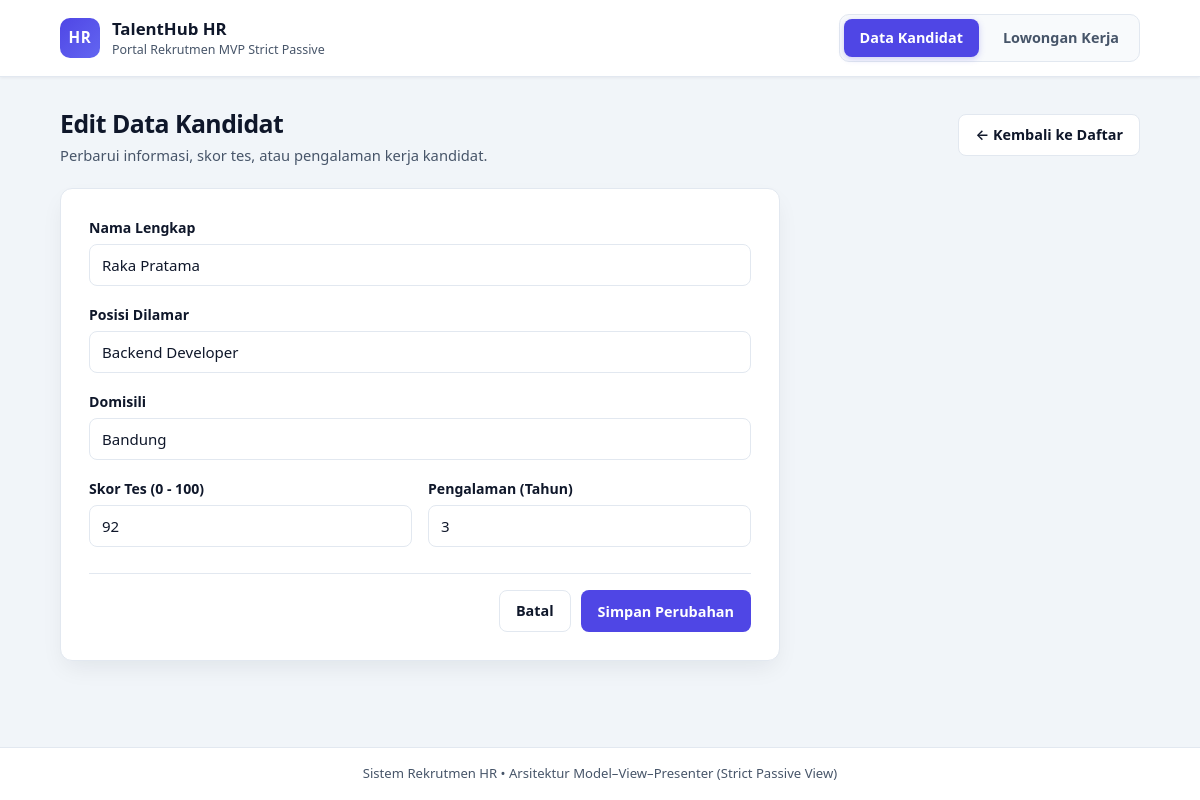
The page /project/index.php?module=kandidat&screen=edit&id=1 on the database its author committed.
### tables this page shows
CREATE TABLE IF NOT EXISTS `kandidat` (
  `id` int(11) NOT NULL AUTO_INCREMENT,
  `nama` varchar(100) NOT NULL,
  `posisi` varchar(100) NOT NULL,
  `domisili` varchar(100) NOT NULL,
  `skorTes` int(11) NOT NULL DEFAULT 0,
  `pengalamanTahun` int(11) NOT NULL DEFAULT 0,
  PRIMARY KEY (`id`)
);

### project/models/DB.php (called while the page is built, shortened)
<?php
class DB
{
    protected ?PDO $conn = null;
    public function __construct(
        string $host = 'localhost',
        string $dbName = 'mvp_kandidat_db',
        string $username = 'root',
        string $password = '',
        ?PDO $pdo = null
    ) {
        $dsn = "mysql:host={$host};dbname={$dbName};charset=utf8mb4";
        $this->conn = new PDO($dsn, $username, $password, [
            PDO::ATTR_ERRMODE => PDO::ERRMODE_EXCEPTION,
            PDO::ATTR_DEFAULT_FETCH_MODE => PDO::FETCH_ASSOC,
            PDO::ATTR_EMULATE_PREPARES => false,
        ]);
    }
    protected function fetchOne(string $query, array $params = []): ?array
    {
        $stmt = $this->requireConnection()->prepare($query);
        $stmt->execute($params);
        $row = $stmt->fetch();
        return $row === false ? null : $row;
    }
    private function requireConnection(): PDO
    {
        return $this->conn;
    }
}

### project/presenters/PresenterKandidat.php (called while the page is built, shortened)
<?php
class PresenterKandidat implements KontrakPresenterKandidat
{
    private KontrakModelKandidat $model;
    private KontrakViewKandidat $view;
    public function __construct(KontrakModelKandidat $model, KontrakViewKandidat $view)
    {
        $this->model = $model;
        $this->view = $view;
    }
    public function tampilkanFormKandidat(?int $id = null): string
    {
        $kandidat = $this->model->getKandidatById($id);
        return $this->view->tampilFormKandidat(
            'Edit Data Kandidat',
            'Perbarui informasi, skor tes, atau pengalaman kerja kandidat.',
            'ubah',
            'Simpan Perubahan',
            (string) $kandidat->getId(),
            $kandidat->getNama(),
            $kandidat->getPosisi(),
            $kandidat->getDomisili(),
            (string) $kandidat->getSkorTes(),
            (string) $kandidat->getPengalamanTahun()
        );
    }
}

### project/models/TabelKandidat.php (called while the page is built, shortened)
<?php
require_once __DIR__ . '/DB.php';
require_once __DIR__ . '/Kandidat.php';
class TabelKandidat extends DB implements KontrakModelKandidat
{
    public function getKandidatById(int $id): ?Kandidat
    {
        $row = $this->fetchOne(
            'SELECT id, nama, posisi, domisili, skorTes, pengalamanTahun FROM kandidat WHERE id = :id',
            [':id' => $id]
        );
        return $row === null ? null : $this->mapRowToEntity($row);
    }
    private function mapRowToEntity(array $row): Kandidat
    {
        return new Kandidat(
            (int) $row['id'],
            (string) $row['nama'],
            (string) $row['posisi'],
            (string) $row['domisili'],
            (int) $row['skorTes'],
            (int) $row['pengalamanTahun']
        );
    }
}

### project/models/Kandidat.php (called while the page is built, shortened)
<?php
class Kandidat
{
    private int $id;
    private string $nama;
    private string $posisi;
    private string $domisili;
    private int $skorTes;
    private int $pengalamanTahun;
    public function __construct(
        int $id = 0,
        string $nama = '',
        string $posisi = '',
        string $domisili = '',
        int $skorTes = 0,
        int $pengalamanTahun = 0
    ) {
        $this->id = $id;
        $this->nama = $nama;
        $this->posisi = $posisi;
        $this->domisili = $domisili;
        $this->skorTes = $skorTes;
        $this->pengalamanTahun = $pengalamanTahun;
    }
    public function getId(): int
    {
        return $this->id;
    }
    public function getNama(): string
    {
        return $this->nama;
    }
    public function getPosisi(): string
    {
        return $this->posisi;
    }
    public function getDomisili(): string
    {
        return $this->domisili;
    }
    public function getSkorTes(): int
    {
        return $this->skorTes;
    }
    public function getPengalamanTahun(): int
    {
        return $this->pengalamanTahun;
    }
}

### project/views/TemplateRenderer.php (called while the page is built, shortened)
<?php
class TemplateRenderer
{
    public static function escape(string $value): string
    {
        return htmlspecialchars($value, ENT_QUOTES, 'UTF-8');
    }
    public static function renderTemplate(string $templateFile, array $replacements): string
    {
        $path = self::TEMPLATE_DIR . '/' . $templateFile;
        $content = file_get_contents($path);
        return str_replace(array_keys($replacements), array_values($replacements), $content);
    }
    public static function renderLayout(
        string $pageTitle,
        string $activeModule,
        string $contentHtml,
        string $flashMessage = '',
        string $flashType = 'success'
    ): string {
        $alertHtml = self::buildAlertHtml($flashMessage, $flashType);
        return self::renderTemplate('layout.html', [
            '{{PAGE_TITLE}}' => self::escape($pageTitle),
            '{{NAV_KANDIDAT_CLASS}}' => $activeModule === 'kandidat' ? 'active' : '',
            '{{NAV_LOWONGAN_CLASS}}' => $activeModule === 'lowongan' ? 'active' : '',
            '{{ALERT}}' => $alertHtml,
            '{{CONTENT}}' => $contentHtml,
        ]);
    }
    public static function buildHiddenIdInput(string $id): string
    {
        return '<input type="hidden" name="id" value="' . self::escape($id) . '">';
    }
    private static function buildAlertHtml(string $message, string $type): string
    {
        if ($message === '') {
            return '';
        }
        $safeClass = $type === 'error' ? 'alert-error' : 'alert-success';
        return '<div class="alert ' . $safeClass . '" role="status">' . self::escape($message) . '</div>';
    }
}

### project/views/ViewKandidat.php (called while the page is built, shortened)
<?php
require_once __DIR__ . '/KontrakViewKandidat.php';
require_once __DIR__ . '/TemplateRenderer.php';
class ViewKandidat implements KontrakViewKandidat
{
    public function tampilFormKandidat(
        string $formTitle,
        string $formSubtitle,
        string $actionValue,
        string $submitLabel,
        string $id = '',
        string $nama = '',
        string $posisi = '',
        string $domisili = '',
        string $skorTes = '',
        string $pengalamanTahun = '',
        string $flashMessage = '',
        string $flashType = 'error'
    ): string {
        $content = TemplateRenderer::renderTemplate('kandidat_form.html', [
            '{{FORM_TITLE}}' => TemplateRenderer::escape($formTitle),
            '{{FORM_SUBTITLE}}' => TemplateRenderer::escape($formSubtitle),
            '{{ACTION_VALUE}}' => TemplateRenderer::escape($actionValue),
            '{{SUBMIT_LABEL}}' => TemplateRenderer::escape($submitLabel),
            '{{HIDDEN_ID_INPUT}}' => TemplateRenderer::buildHiddenIdInput($id),
            '{{NAMA}}' => TemplateRenderer::escape($nama),
            '{{POSISI}}' => TemplateRenderer::escape($posisi),
            '{{DOMISILI}}' => TemplateRenderer::escape($domisili),
            '{{SKOR_TES}}' => TemplateRenderer::escape($skorTes),
            '{{PENGALAMAN_TAHUN}}' => TemplateRenderer::escape($pengalamanTahun),
        ]);
        return TemplateRenderer::renderLayout(
            $formTitle . ' — TalentHub HR',
            'kandidat',
            $content,
            $flashMessage,
            $flashType
        );
    }
}

### project/index.php (the view, shortened to what this page needs)
<?php
require_once __DIR__ . '/models/TabelKandidat.php';
require_once __DIR__ . '/views/ViewKandidat.php';
require_once __DIR__ . '/presenters/PresenterKandidat.php';
try {
    $model = new TabelKandidat('localhost', 'mvp_kandidat_db', 'root', '');
    $view = new ViewKandidat();
    $presenter = new PresenterKandidat($model, $view);
    $modelLowongan = new TabelLowongan('localhost', 'mvp_kandidat_db', 'root', '');
    $viewLowongan = new ViewLowongan();
    $presenterLowongan = new PresenterLowongan($modelLowongan, $viewLowongan);
} catch (Throwable $e) {
    http_response_code(500);
    echo '<!DOCTYPE html><html lang="id"><head><meta charset="UTF-8"><title>Kesalahan Koneksi Database</title></head>'
        . '<body style="font-family:system-ui,sans-serif;max-width:680px;margin:48px auto;padding:0 20px;line-height:1.6;">'
        . '<h2>Koneksi ke Database Gagal</h2>'
        . '<p>Pastikan service MySQL (XAMPP/Laragon) sudah berjalan dan file <code>mvp_db.sql</code> telah diimpor ke database <code>mvp_kandidat_db</code>.</p>'
        . '<p style="color:#b91c1c;">Detail: ' . htmlspecialchars($e->getMessage(), ENT_QUOTES, 'UTF-8') . '</p>'
        . '</body></html>';
    exit();
}
$module = (string) ($_POST['module'] ?? $_GET['module'] ?? 'kandidat');
$flash = $_SESSION['flash'] ?? null;
$flashMessage = is_array($flash) ? (string) ($flash['message'] ?? '') : '';
$flashType = is_array($flash) ? (string) ($flash['type'] ?? 'success') : 'success';
$screen = $_GET['screen'] ?? 'list';
if ($module === 'lowongan') {
    if ($screen === 'add') {
        echo $presenterLowongan->tampilkanFormLowongan();
    } elseif ($screen === 'edit' && isset($_GET['id'])) {
        echo $presenterLowongan->tampilkanFormLowongan((int) $_GET['id']);
    } else {
        echo $presenterLowongan->tampilkanLowongan($flashMessage, $flashType);
    }
} else {
    if ($screen === 'add') {
        echo $presenter->tampilkanFormKandidat();
    } elseif ($screen === 'edit' && isset($_GET['id'])) {
        echo $presenter->tampilkanFormKandidat((int) $_GET['id']);
    } else {
        echo $presenter->tampilkanKandidat($flashMessage, $flashType);
    }
}

### project/assets/style.css (style rules this page uses)
:root { --bg: #f1f5f9; --surface: #ffffff; --surface-subtle: #f8fafc; --border: #e2e8f0; --text: #0f172a; --text-muted: #475569; --primary: #4f46e5; --primary-hover: #4338ca; --primary-soft: #eef2ff; --success-bg: #ecfdf5; --success-text: #065f46; --success-border: #a7f3d0; --info-bg: #eff6ff; --info-text: #1d4ed8; --warning-bg: #fffbeb; --warning-text: #b45309; --danger: #dc2626; --danger-hover: #b91c1c; --danger-bg: #fef2f2; --danger-border: #fecaca; --shadow-sm: 0 1px 3px rgba(15, 23, 42, 0.06); --shadow-md: 0 10px 25px -5px rgba(15, 23, 42, 0.08); --radius: 12px; }
* { box-sizing: border-box; margin: 0; padding: 0; }
body { font-family: 'Segoe UI', Inter, system-ui, -apple-system, sans-serif; background: var(--bg); color: var(--text); line-height: 1.5; min-height: 100vh; display: flex; flex-direction: column; }
.container { width: 100%; max-width: 1120px; margin: 0 auto; padding: 0 20px; }
.topbar { background: var(--surface); border-bottom: 1px solid var(--border); box-shadow: var(--shadow-sm); position: sticky; top: 0; z-index: 10; }
.topbar-inner { display: flex; align-items: center; justify-content: space-between; gap: 16px; padding-top: 14px; padding-bottom: 14px; flex-wrap: wrap; }
.brand { display: flex; align-items: center; gap: 12px; text-decoration: none; color: inherit; }
.brand-badge { width: 40px; height: 40px; border-radius: 10px; background: linear-gradient(135deg, #4f46e5, #6366f1); color: #fff; font-weight: 700; font-size: 0.95rem; display: inline-flex; align-items: center; justify-content: center; letter-spacing: 0.04em; }
.brand-title { display: block; font-weight: 700; font-size: 1.05rem; color: var(--text); }
.brand-sub { display: block; font-size: 0.78rem; color: var(--text-muted); }
.nav-tabs { display: flex; gap: 8px; background: var(--surface-subtle); padding: 4px; border-radius: 10px; border: 1px solid var(--border); }
.nav-tab { text-decoration: none; color: var(--text-muted); font-weight: 600; font-size: 0.9rem; padding: 8px 16px; border-radius: 8px; transition: all 0.15s ease; }
.nav-tab.active { background: var(--primary); color: #fff; box-shadow: 0 2px 6px rgba(79, 70, 229, 0.25); }
.main-content { flex: 1; padding-top: 28px; padding-bottom: 40px; }
.page-header { display: flex; align-items: center; justify-content: space-between; gap: 16px; margin-bottom: 22px; flex-wrap: wrap; }
.page-title { font-size: 1.55rem; font-weight: 700; letter-spacing: -0.02em; }
.page-subtitle { color: var(--text-muted); font-size: 0.92rem; margin-top: 2px; }
.card { background: var(--surface); border: 1px solid var(--border); border-radius: var(--radius); box-shadow: var(--shadow-md); overflow: hidden; }
.btn { display: inline-flex; align-items: center; justify-content: center; gap: 6px; border: 1px solid transparent; border-radius: 8px; padding: 9px 16px; font-size: 0.9rem; font-weight: 600; text-decoration: none; cursor: pointer; transition: all 0.15s ease; font-family: inherit; }
.btn-primary { background: var(--primary); color: #fff; }
.btn-secondary { background: var(--surface); color: var(--text); border-color: var(--border); }
.form-card { padding: 28px; max-width: 720px; }
.form-grid { display: flex; flex-direction: column; gap: 18px; }
.form-row-2 { display: grid; grid-template-columns: repeat(2, minmax(0, 1fr)); gap: 16px; }
.form-group { display: flex; flex-direction: column; gap: 6px; }
.form-group label { font-size: 0.88rem; font-weight: 600; color: var(--text); }
.form-group input, .form-group select { width: 100%; padding: 10px 12px; border: 1px solid var(--border); border-radius: 8px; font-size: 0.94rem; font-family: inherit; color: var(--text); background: var(--surface); transition: border-color 0.15s ease, box-shadow 0.15s ease; }
.form-actions { display: flex; justify-content: flex-end; gap: 10px; margin-top: 8px; padding-top: 16px; border-top: 1px solid var(--border); }
.footer { border-top: 1px solid var(--border); background: var(--surface); padding: 16px 0; color: var(--text-muted); font-size: 0.82rem; text-align: center; }

### rows shown on the page
kandidat: nama "Raka Pratama", posisi "Backend Developer", domisili "Bandung", skorTes "92", pengalamanTahun "3"
